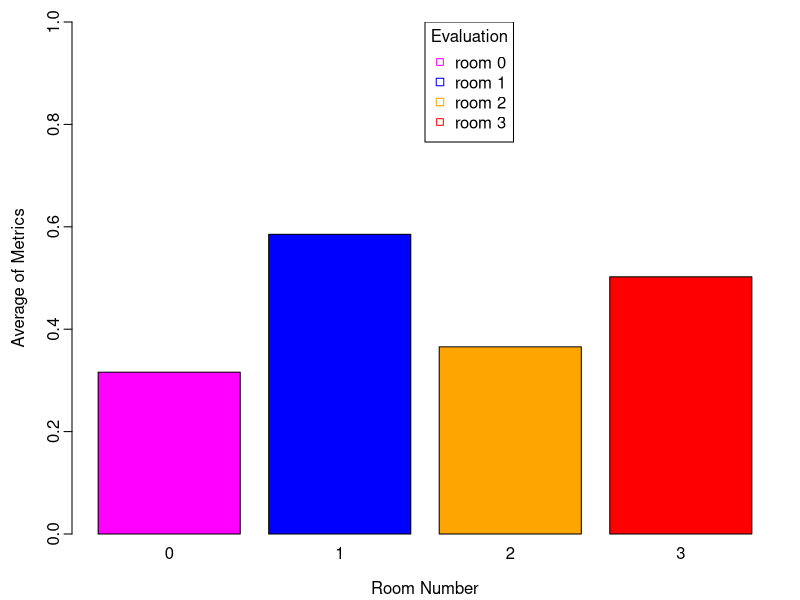

Recreate this plot in R.
A <- c(0.316068, 0.585342, 0.365577, 0.50236)
              
pdf("eval1.pdf", width=6/2.54, height=10/2.54,
    pointsize=10)
par(mgp=c(2.2,0.45,0), tcl=-0.4, mar=c(3.3,3.6,1.1,1.1))

barplot(A,
        names.arg=c(0, 1, 2, 3),
        xlab="Room Number",
        ylab="Average of Metrics",
        col=c("magenta", "blue", "orange", "red"),
        beside=TRUE,
        ylim=c(0,1)
        )
legend(x=2.5, y=1.0,
       c("room 0", "room 1", "room 2", "room 3"),
       cex=1,
       title="Evaluation",
       col=c("magenta", "blue", "orange", "red"),
       pch=c(22,0,0)
)
dev.off()
